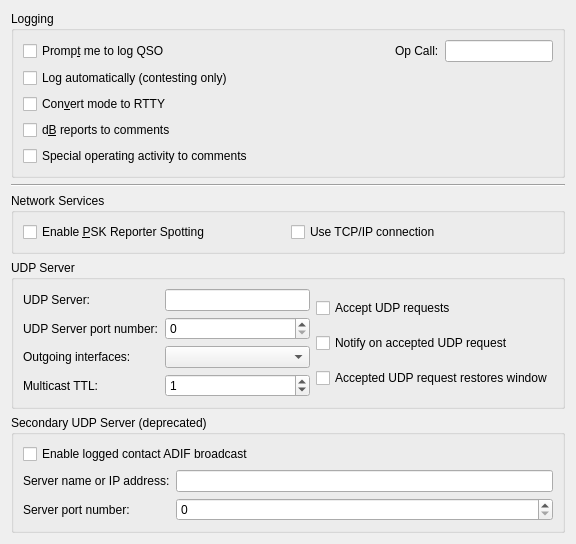
     <widget class="QWidget" name="reporting_tab">
      <attribute name="title">
       <string>Reportin&amp;g</string>
      </attribute>
      <attribute name="toolTip">
       <string>Reporting and logging settings</string>
      </attribute>
      <layout class="QVBoxLayout" name="verticalLayout_5">
       <item>
        <widget class="QGroupBox" name="logging_group_box">
         <property name="title">
          <string>Logging</string>
         </property>
         <layout class="QGridLayout" name="gridLayout_14">
          <item row="0" column="1">
           <spacer name="horizontalSpacer_6">
            <property name="orientation">
             <enum>Qt::Horizontal</enum>
            </property>
            <property name="sizeHint" stdset="0">
             <size>
              <width>136</width>
              <height>20</height>
             </size>
            </property>
           </spacer>
          </item>
          <item row="4" column="0">
           <widget class="QCheckBox" name="specOp_in_comments_check_box">
            <property name="toolTip">
             <string>&lt;html&gt;&lt;head/&gt;&lt;body&gt;&lt;p&gt;Check this option to note any Special Operating Activity in the comments field.&lt;/p&gt;&lt;/body&gt;&lt;/html&gt;</string>
            </property>
            <property name="text">
             <string>Special operating activity to comments</string>
            </property>
           </widget>
          </item>
          <item row="1" column="0">
           <widget class="QCheckBox" name="cbAutoLog">
            <property name="toolTip">
             <string>&lt;html&gt;&lt;head/&gt;&lt;body&gt;&lt;p&gt;Check to have QSOs logged automatically, when complete.&lt;/p&gt;&lt;/body&gt;&lt;/html&gt;</string>
            </property>
            <property name="text">
             <string>Log automatically (contesting only)</string>
            </property>
           </widget>
          </item>
          <item row="0" column="0">
           <widget class="QCheckBox" name="prompt_to_log_check_box">
            <property name="toolTip">
             <string>The program will pop up a partially completed Log QSO dialog when you send a 73 or free text message.</string>
            </property>
            <property name="text">
             <string>Promp&amp;t me to log QSO</string>
            </property>
           </widget>
          </item>
          <item row="0" column="2">
           <widget class="QLabel" name="label_13">
            <property name="text">
             <string>Op Call:</string>
            </property>
            <property name="buddy">
             <cstring>opCallEntry</cstring>
            </property>
           </widget>
          </item>
          <item row="2" column="0">
           <widget class="QCheckBox" name="log_as_RTTY_check_box">
            <property name="toolTip">
             <string>&lt;html&gt;&lt;head/&gt;&lt;body&gt;&lt;p&gt;Some logging programs will not accept WSJT-X mode names.&lt;/p&gt;&lt;/body&gt;&lt;/html&gt;</string>
            </property>
            <property name="text">
             <string>Con&amp;vert mode to RTTY</string>
            </property>
           </widget>
          </item>
          <item row="3" column="0">
           <widget class="QCheckBox" name="report_in_comments_check_box">
            <property name="toolTip">
             <string>Some logging programs will not accept the type of reports
saved by this program.
Check this option to save the sent and received reports in the
comments field.</string>
            </property>
            <property name="text">
             <string>d&amp;B reports to comments</string>
            </property>
           </widget>
          </item>
          <item row="0" column="3">
           <widget class="QLineEdit" name="opCallEntry">
            <property name="toolTip">
             <string>&lt;html&gt;&lt;head/&gt;&lt;body&gt;&lt;p&gt;The callsign of the operator, if different from the station callsign.&lt;/p&gt;&lt;/body&gt;&lt;/html&gt;</string>
            </property>
           </widget>
          </item>
         </layout>
        </widget>
       </item>
       <item>
        <widget class="Line" name="line_8">
         <property name="orientation">
          <enum>Qt::Horizontal</enum>
         </property>
        </widget>
       </item>
       <item>
        <widget class="QGroupBox" name="network_group_box">
         <property name="title">
          <string>Network Services</string>
         </property>
         <layout class="QHBoxLayout" name="horizontalLayout_22">
          <item>
           <widget class="QCheckBox" name="psk_reporter_check_box">
            <property name="toolTip">
             <string>&lt;html&gt;&lt;head/&gt;&lt;body&gt;&lt;p&gt;The program can send your station details and all decoded signals with grid squares as spots to the http://pskreporter.info web site.&lt;/p&gt;&lt;p&gt;This is used for reverse beacon analysis which is very useful for assessing propagation and system performance.&lt;/p&gt;&lt;/body&gt;&lt;/html&gt;</string>
            </property>
            <property name="text">
             <string>Enable &amp;PSK Reporter Spotting</string>
            </property>
           </widget>
          </item>
          <item>
           <widget class="QCheckBox" name="psk_reporter_tcpip_check_box">
            <property name="toolTip">
             <string>&lt;html&gt;&lt;head/&gt;&lt;body&gt;&lt;p&gt;Check this option if a reliable connection is needed&lt;/p&gt;&lt;p&gt;Most users do not need this, the default uses UDP which is more efficient. Only check this if you have evidence that UDP traffic from you to PSK Reporter is being lost.&lt;/p&gt;&lt;/body&gt;&lt;/html&gt;</string>
            </property>
            <property name="text">
             <string>Use TCP/IP connection</string>
            </property>
           </widget>
          </item>
         </layout>
        </widget>
       </item>
       <item>
        <widget class="QGroupBox" name="groupBox_4">
         <property name="title">
          <string>UDP Server</string>
         </property>
         <layout class="QGridLayout" name="gridLayout_16">
          <item row="0" column="0">
           <layout class="QFormLayout" name="formLayout_6">
            <property name="fieldGrowthPolicy">
             <enum>QFormLayout::AllNonFixedFieldsGrow</enum>
            </property>
            <item row="0" column="0">
             <widget class="QLabel" name="udp_server_label">
              <property name="text">
               <string>UDP Server:</string>
              </property>
              <property name="buddy">
               <cstring>udp_server_line_edit</cstring>
              </property>
             </widget>
            </item>
            <item row="0" column="1">
             <widget class="QLineEdit" name="udp_server_line_edit">
              <property name="toolTip">
               <string>&lt;html&gt;&lt;head/&gt;&lt;body&gt;&lt;p&gt;Optional hostname of network service to receive decodes.&lt;/p&gt;&lt;p&gt;Formats:&lt;/p&gt;&lt;ul style=&quot;margin-top: 0px; margin-bottom: 0px; margin-left: 0px; margin-right: 0px; -qt-list-indent: 1;&quot;&gt;&lt;li style=&quot; margin-top:12px; margin-bottom:0px; margin-left:0px; margin-right:0px; -qt-block-indent:0; text-indent:0px;&quot;&gt;hostname&lt;/li&gt;&lt;li style=&quot; margin-top:0px; margin-bottom:0px; margin-left:0px; margin-right:0px; -qt-block-indent:0; text-indent:0px;&quot;&gt;IPv4 address&lt;/li&gt;&lt;li style=&quot; margin-top:0px; margin-bottom:0px; margin-left:0px; margin-right:0px; -qt-block-indent:0; text-indent:0px;&quot;&gt;IPv6 address&lt;/li&gt;&lt;li style=&quot; margin-top:0px; margin-bottom:0px; margin-left:0px; margin-right:0px; -qt-block-indent:0; text-indent:0px;&quot;&gt;IPv4 multicast group address&lt;/li&gt;&lt;li style=&quot; margin-top:0px; margin-bottom:0px; margin-left:0px; margin-right:0px; -qt-block-indent:0; text-indent:0px;&quot;&gt;IPv6 multicast group address&lt;/li&gt;&lt;/ul&gt;&lt;p&gt;Clearing this field will disable the broadcasting of UDP status updates.&lt;/p&gt;&lt;/body&gt;&lt;/html&gt;</string>
              </property>
              <property name="inputMethodHints">
               <set>Qt::ImhDigitsOnly</set>
              </property>
             </widget>
            </item>
            <item row="1" column="0">
             <widget class="QLabel" name="label_6">
              <property name="text">
               <string>UDP Server port number:</string>
              </property>
              <property name="buddy">
               <cstring>udp_server_port_spin_box</cstring>
              </property>
             </widget>
            </item>
            <item row="1" column="1">
             <widget class="QSpinBox" name="udp_server_port_spin_box">
              <property name="toolTip">
               <string>&lt;html&gt;&lt;head/&gt;&lt;body&gt;&lt;p&gt;Enter the service port number of the UDP server that WSJT-X should send updates to. If this is zero no updates will be sent.&lt;/p&gt;&lt;/body&gt;&lt;/html&gt;</string>
              </property>
              <property name="maximum">
               <number>65534</number>
              </property>
             </widget>
            </item>
            <item row="2" column="0">
             <widget class="QLabel" name="udp_interfaces_label">
              <property name="text">
               <string>Outgoing interfaces:</string>
              </property>
              <property name="buddy">
               <cstring>udp_interfaces_combo_box</cstring>
              </property>
             </widget>
            </item>
            <item row="2" column="1">
             <widget class="CheckableItemComboBox" name="udp_interfaces_combo_box">
              <property name="toolTip">
               <string>&lt;html&gt;&lt;head/&gt;&lt;body&gt;&lt;p&gt;When sending updates to a multicast group address it is necessary to specify which network interface(s) to send them to. If the loop-back interface is multicast capable then at least that one will be selected.&lt;/p&gt;&lt;p&gt;For most users the loop-back interface is all that is needed, that will allow multiple other applications on the same machine to interoperate with WSJT-X. If applications running on other hosts are to receive status updates then a suitable network interface should be used.&lt;/p&gt;&lt;p&gt;On some Linux systems it may be necessary to enable multicast on the loop-back network interface.&lt;/p&gt;&lt;/body&gt;&lt;/html&gt;</string>
              </property>
             </widget>
            </item>
            <item row="3" column="1">
             <widget class="QSpinBox" name="udp_TTL_spin_box">
              <property name="toolTip">
               <string>&lt;html&gt;&lt;head/&gt;&lt;body&gt;&lt;p&gt;Sets the number or router hops that multicast datagrams are allowed to make. Almost everyone should set this to 1 to keep outgoing multicast traffic withn the local subnet.&lt;/p&gt;&lt;/body&gt;&lt;/html&gt;</string>
              </property>
              <property name="maximum">
               <number>255</number>
              </property>
              <property name="value">
               <number>1</number>
              </property>
             </widget>
            </item>
            <item row="3" column="0">
             <widget class="QLabel" name="udp_TTL_label">
              <property name="text">
               <string>Multicast TTL:</string>
              </property>
              <property name="buddy">
               <cstring>udp_TTL_spin_box</cstring>
              </property>
             </widget>
            </item>
           </layout>
          </item>
          <item row="0" column="1">
           <layout class="QVBoxLayout" name="verticalLayout_11">
            <item>
             <widget class="QCheckBox" name="accept_udp_requests_check_box">
              <property name="toolTip">
               <string>&lt;html&gt;&lt;head/&gt;&lt;body&gt;&lt;p&gt;With this enabled WSJT-X will accept certain requests back from a UDP server that receives decode messages.&lt;/p&gt;&lt;/body&gt;&lt;/html&gt;</string>
              </property>
              <property name="text">
               <string>Accept UDP requests</string>
              </property>
             </widget>
            </item>
            <item>
             <widget class="QCheckBox" name="udpWindowToFront">
              <property name="toolTip">
               <string>&lt;html&gt;&lt;head/&gt;&lt;body&gt;&lt;p&gt;Indicate acceptance of an incoming UDP request. The effect of this option varies depending on the operating system and window manager, its intent is to notify the acceptance of an incoming UDP request even if this application is minimized or hidden.&lt;/p&gt;&lt;/body&gt;&lt;/html&gt;</string>
              </property>
              <property name="text">
               <string>Notify on accepted UDP request</string>
              </property>
             </widget>
            </item>
            <item>
             <widget class="QCheckBox" name="udpWindowRestore">
              <property name="toolTip">
               <string>&lt;html&gt;&lt;head/&gt;&lt;body&gt;&lt;p&gt;Restore the window from minimized if an UDP request is accepted.&lt;/p&gt;&lt;/body&gt;&lt;/html&gt;</string>
              </property>
              <property name="text">
               <string>Accepted UDP request restores window</string>
              </property>
             </widget>
            </item>
           </layout>
          </item>
         </layout>
        </widget>
       </item>
       <item>
        <widget class="QGroupBox" name="n1mm_group_box">
         <property name="title">
          <string>Secondary UDP Server (deprecated)</string>
         </property>
         <layout class="QFormLayout" name="formLayout_15">
          <item row="0" column="0" colspan="2">
           <widget class="QCheckBox" name="enable_n1mm_broadcast_check_box">
            <property name="toolTip">
             <string>&lt;html&gt;&lt;head/&gt;&lt;body&gt;&lt;p&gt;When checked, WSJT-X will broadcast a logged contact in ADIF format to the configured hostname and port. &lt;/p&gt;&lt;/body&gt;&lt;/html&gt;</string>
            </property>
            <property name="text">
             <string>Enable logged contact ADIF broadcast</string>
            </property>
           </widget>
          </item>
          <item row="1" column="0">
           <widget class="QLabel" name="n1mm_server_name_label">
            <property name="text">
             <string>Server name or IP address:</string>
            </property>
            <property name="buddy">
             <cstring>n1mm_server_name_line_edit</cstring>
            </property>
           </widget>
          </item>
          <item row="1" column="1">
           <widget class="QLineEdit" name="n1mm_server_name_line_edit">
            <property name="toolTip">
             <string>&lt;html&gt;&lt;head/&gt;&lt;body&gt;&lt;p&gt;Optional host name of N1MM Logger+ program to receive ADIF UDP broadcasts. This is usually 'localhost' or ip address 127.0.0.1&lt;/p&gt;&lt;p&gt;Formats:&lt;/p&gt;&lt;ul style=&quot;margin-top: 0px; margin-bottom: 0px; margin-left: 0px; margin-right: 0px; -qt-list-indent: 1;&quot;&gt;&lt;li style=&quot; margin-top:12px; margin-bottom:0px; margin-left:0px; margin-right:0px; -qt-block-indent:0; text-indent:0px;&quot;&gt;hostname&lt;/li&gt;&lt;li style=&quot; margin-top:0px; margin-bottom:0px; margin-left:0px; margin-right:0px; -qt-block-indent:0; text-indent:0px;&quot;&gt;IPv4 address&lt;/li&gt;&lt;li style=&quot; margin-top:0px; margin-bottom:0px; margin-left:0px; margin-right:0px; -qt-block-indent:0; text-indent:0px;&quot;&gt;IPv6 address&lt;/li&gt;&lt;li style=&quot; margin-top:0px; margin-bottom:0px; margin-left:0px; margin-right:0px; -qt-block-indent:0; text-indent:0px;&quot;&gt;IPv4 multicast group address&lt;/li&gt;&lt;li style=&quot; margin-top:0px; margin-bottom:0px; margin-left:0px; margin-right:0px; -qt-block-indent:0; text-indent:0px;&quot;&gt;IPv6 multicast group address&lt;/li&gt;&lt;/ul&gt;&lt;p&gt;Clearing this field will disable broadcasting of ADIF information via UDP.&lt;/p&gt;&lt;/body&gt;&lt;/html&gt;</string>
            </property>
           </widget>
          </item>
          <item row="2" column="0">
           <widget class="QLabel" name="n1mm_server_port_label">
            <property name="text">
             <string>Server port number:</string>
            </property>
            <property name="buddy">
             <cstring>n1mm_server_port_spin_box</cstring>
            </property>
           </widget>
          </item>
          <item row="2" column="1">
           <widget class="QSpinBox" name="n1mm_server_port_spin_box">
            <property name="toolTip">
             <string>&lt;html&gt;&lt;head/&gt;&lt;body&gt;&lt;p&gt;Enter the port number that WSJT-X should use for UDP broadcasts of ADIF log information. For N1MM Logger+, this value should be 2333. If this is zero,  no updates will be broadcast.&lt;/p&gt;&lt;/body&gt;&lt;/html&gt;</string>
            </property>
            <property name="maximum">
             <number>65534</number>
            </property>
           </widget>
          </item>
         </layout>
        </widget>
       </item>
       <item>
        <spacer name="verticalSpacer_4">
         <property name="orientation">
          <enum>Qt::Vertical</enum>
         </property>
         <property name="sizeHint" stdset="0">
          <size>
           <width>0</width>
           <height>0</height>
          </size>
         </property>
        </spacer>
       </item>
      </layout>
     </widget>
